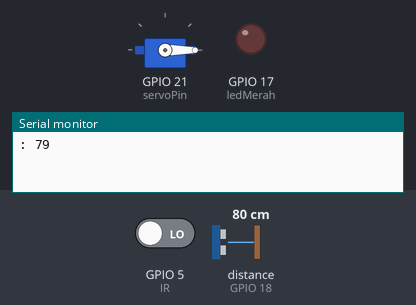
This sketch was run on a simulated ESP32. On the bench: servo, output pins drawn as LEDs (lit = HIGH), the last lines printed to the serial monitor. Wiring (inferred from the names in the program): ultrasonic range finder: trigger GPIO 19; echo GPIO 18. Inputs (shaded band) come from the test bench; at power-on: distance to the obstacle (sensor on GPIO 18) 80 cm, GPIO 5 (IR) LOW. The echo pulse lasts 58.3 µs per cm; WiFi joins after 1.5 s; servers stay silent unless stated; pins used as bus, display or sensor lines are not drawn.

Above: at 3.0 s.
3.1 s: distance to the obstacle (sensor on GPIO 18) set to 8 cm
5.0 s: distance to the obstacle (sensor on GPIO 18) set to 5 cm
At 5.7 s:
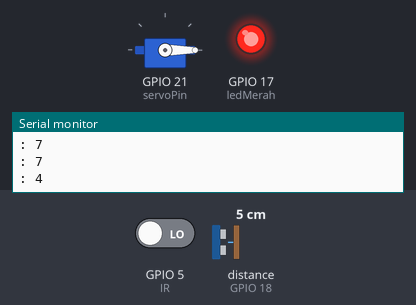
6.8 s: distance to the obstacle (sensor on GPIO 18) set to 9 cm
At 8.0 s:
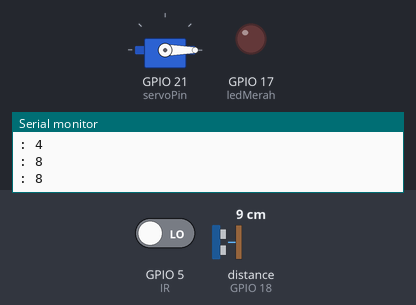
8.3 s: GPIO 5 (IR) driven HIGH
At 9.0 s:
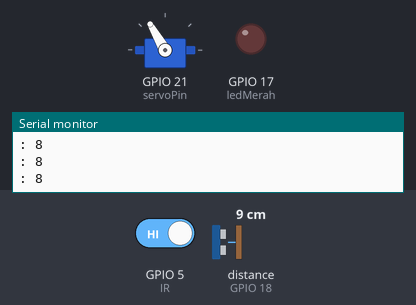
10.0 s: GPIO 5 (IR) driven LOW
At 11.0 s:
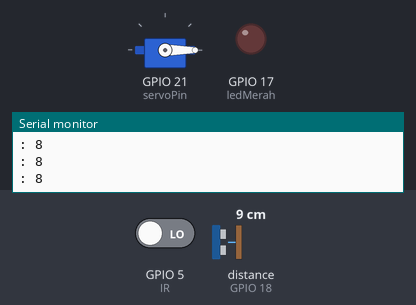
Timing chart, 0 to 12.5 s (numbered marks = the images above; inputs shaded):
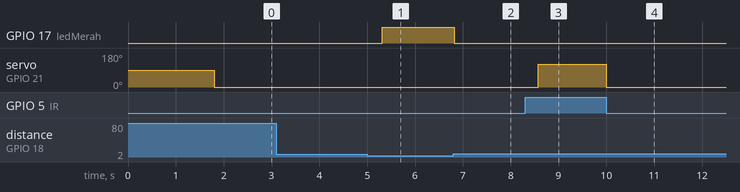

The sketch:

SmartTrashBin.ino
```cpp
// Implementation of Internet of Things (IoT) Technology
// Trash Can Capacity Monitoring and Notification
// Automatically Opening and Closing Trash Cans
// Using a Servo
// Using an HC-SR04 Sensor
// Using an IR Sensor

// Connect to Blynk
#define BLYNK_PRINT Serial
#define BLYNK_TEMPLATE_ID "TMPL6tcRK03O2"
#define BLYNK_TEMPLATE_NAME "project iot"
#define BLYNK_AUTH_TOKEN "tJltuU_KB4QljKQRRmoFCV55oIHDX_xx"

// Header WiFi
#include <WiFi.h>
#include <WiFiClient.h>
#include <BlynkSimpleEsp32.h>
#include <ESP32Servo.h>

WidgetLED led(V1);

// WiFi credentials.
char ssid[] = "your_wifi";
char pass[] = "your_pass";

const int trigPin = 19;
const int echoPin = 18;
const int ledMerah = 17;

int IR = 5;

int servoPin=21;
Servo servo1;

long duration;
int distance;
bool alreadyNotified = false;
bool modePetugas = false;

void setup()
{
  Serial.begin(9600);
  Blynk.begin(BLYNK_AUTH_TOKEN, ssid, pass);
  pinMode(trigPin, OUTPUT);
  pinMode(echoPin, INPUT);
  pinMode(ledMerah, OUTPUT);
  pinMode(IR, INPUT);
  servo1.attach(servoPin);
}

BLYNK_WRITE(V2) {
  int value = param.asInt();
  modePetugas = (value == 1);
}

void loop()
{
  Blynk.run();
  int irValue = digitalRead(IR);

  if ((irValue == 1 && distance > 5) || (modePetugas && irValue == 1)) {
    servo1.write(120);
  } else {
    servo1.write(0);
    delay(500);
    readheight();
    delay(250);
  }
}

void readheight()
{
  // digitalWrite(trigPin, HIGH);
  // delayMicroseconds(10);
  // digitalWrite(trigPin, LOW);
  digitalWrite(trigPin, LOW);
  delayMicroseconds(2);
  digitalWrite(trigPin, HIGH);
  delayMicroseconds(10);
  digitalWrite(trigPin, LOW);

  duration = pulseIn(echoPin, HIGH);
  distance = duration * 0.034 / 2;

  Serial.print(": ");
  Serial.println(distance);
  Blynk.virtualWrite(V0, distance);

  if (distance <= 5 ) {
    digitalWrite(ledMerah, HIGH);
    led.on();
    if (!alreadyNotified) {
      Blynk.logEvent("trash_bin_full", "Oops, the trash bin is full! Please empty it when you get a chance.");
      alreadyNotified = true;
    }
  } else {
    digitalWrite(ledMerah, LOW);
    led.off();
    alreadyNotified = false;
  }
}
```

Measured:
- the behaviour switches between 7 and 6 cm on distance to the obstacle (sensor on GPIO 18) (found by bisection; images 0 and 1)
- after the input at 5.0 s, GPIO 17 (ledMerah): LOW → HIGH after 0.32 s
- after the input at 6.8 s, GPIO 17 (ledMerah): HIGH → LOW at once
- after the input at 8.3 s, servo on GPIO 21 (servoPin): 0° → 120° after 0.28 s
- after the input at 10.0 s, servo on GPIO 21 (servoPin): 120° → 0° at once
